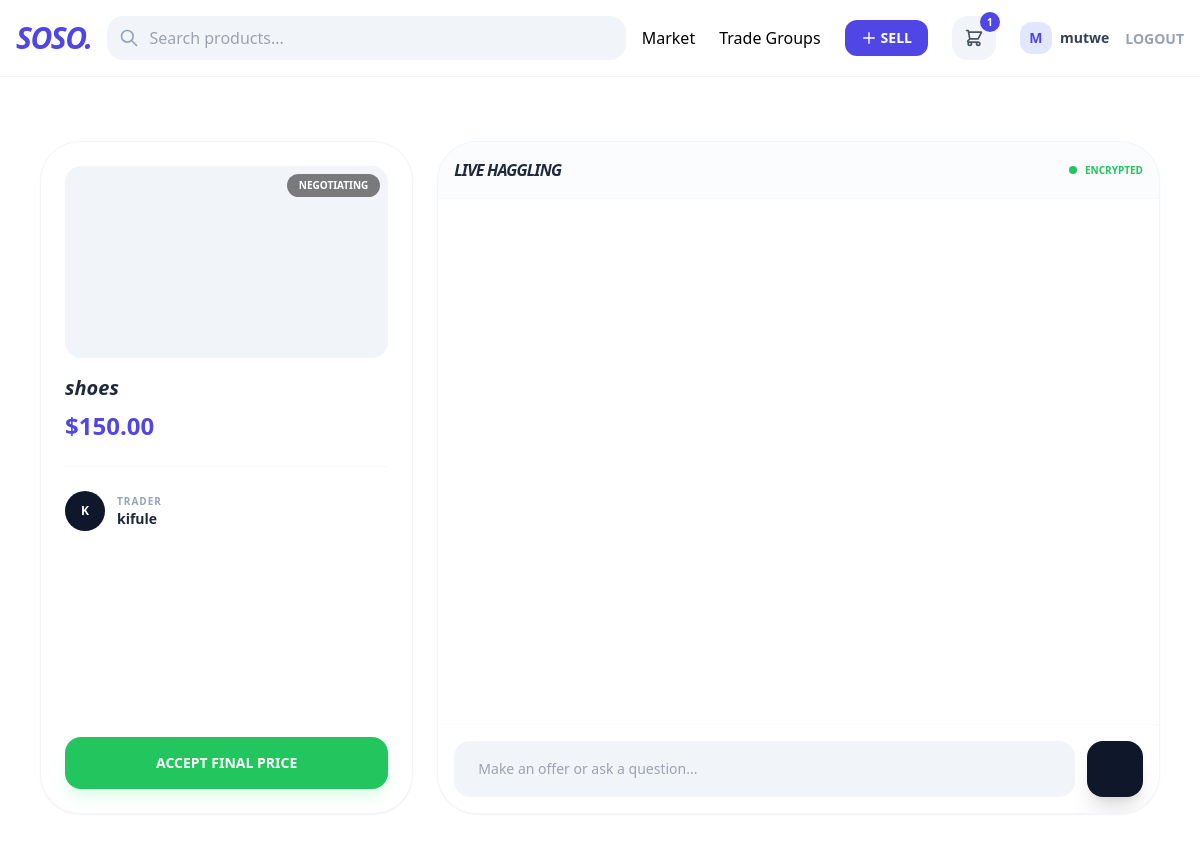
Page /negotiate/7/ (signed in) on the earlier database version.
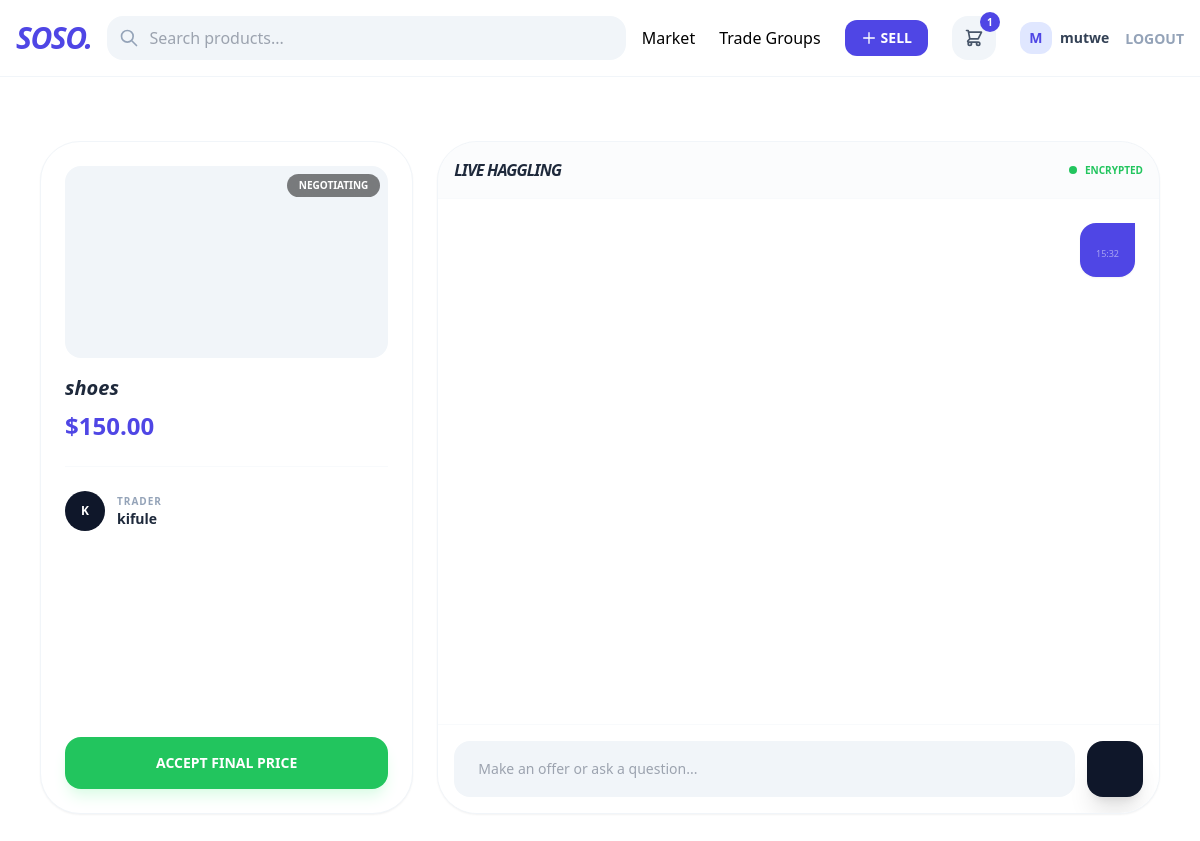
Same page on the later database version.
### core/models.py (models this page shows)
class Message(models.Model):
    conversation = models.ForeignKey(Conversation, on_delete=models.CASCADE, related_name='messages', null=True)
    sender = models.ForeignKey(User, on_delete=models.CASCADE, null=True)
    text = models.TextField()
    is_offer = models.BooleanField(default=False)
    offered_price = models.DecimalField(max_digits=12, decimal_places=2, null=True, blank=True)
    offer_accepted = models.BooleanField(default=False)
    timestamp = models.DateTimeField(auto_now_add=True)

### core/views.py (the view)
# urls.py: path('negotiate/<int:pk>/', views.negotiate, name='negotiate'),
@login_required
def negotiate(request, pk):
    listing = get_object_or_404(Listing, pk=pk)
    if request.user == listing.trader:
        return redirect('core:product_detail', pk=pk)
    conversation, created = Conversation.objects.get_or_create(
        buyer=request.user,
        trader=listing.trader,
        listing=listing
    )
    messages = Message.objects.filter(conversation=conversation).order_by('timestamp')
    return render(request, 'core/chat.html', {
        'conversation': conversation,
        'listing': listing,
        'messages': messages
    })

### core/context_processors.py (called while the page is built)
def soso_global_data(request):
    categories = Category.objects.filter(parent=None).prefetch_related('children')
    cart_count = 0
    session_key = request.session.session_key
    if request.user.is_authenticated:
        cart, _ = Cart.objects.get_or_create(user=request.user)
    elif session_key:
        cart, _ = Cart.objects.get_or_create(session_key=session_key)
    else:
        cart = None
    if cart:
        cart_count = cart.items.count()
    return {
        'nav_categories': categories,
        'cart_count': cart_count
    }

### templates/core/chat.html (shortened to what this page needs)
{% extends 'core/base.html' %}
{% block content %}
<div class="max-w-6xl mx-auto px-4 py-8 h-[85vh] flex flex-col md:flex-row gap-6">
    <div class="md:w-1/3 bg-white rounded-[2.5rem] border border-slate-100 p-6 flex flex-col shadow-sm">
        <div class="relative h-48 rounded-2xl overflow-hidden mb-4 bg-slate-100">
            <div class="absolute top-2 right-2 bg-black/50 backdrop-blur-md text-white text-[10px] px-3 py-1 rounded-full font-bold uppercase">
                Negotiating
            </div>
        </div>
        <h2 class="text-xl font-black text-slate-800 italic">{{ conversation.listing.title }}</h2>
        <p class="text-indigo-600 font-black text-2xl mt-2">${{ conversation.listing.price }}</p>
        <hr class="my-6 border-slate-50">
        <div class="flex items-center gap-3">
            <div class="w-10 h-10 bg-slate-900 rounded-full flex items-center justify-center text-white font-bold text-xs">
                {{ conversation.trader.username|slice:":1"|upper }}
            </div>
            <div>
                <p class="text-[10px] font-bold text-slate-400 uppercase tracking-widest">Trader</p>
                <p class="font-bold text-sm text-slate-800">{{ conversation.trader.username }}</p>
            </div>
        </div>
        <div class="mt-auto pt-6">
            <button class="w-full bg-green-500 text-white py-4 rounded-2xl font-black text-sm hover:bg-green-600 transition shadow-lg shadow-green-100">
                ACCEPT FINAL PRICE
            </button>
        </div>
    </div>
    <div class="flex-1 bg-white rounded-[2.5rem] border border-slate-100 shadow-sm flex flex-col overflow-hidden">
        <div class="p-4 border-b border-slate-50 flex items-center justify-between bg-slate-50/50">
            <h3 class="font-black italic text-slate-800 uppercase tracking-tighter">Live Haggling</h3>
            <span class="flex items-center gap-2 text-[10px] font-bold text-green-500 uppercase">
                <span class="w-2 h-2 bg-green-500 rounded-full animate-ping"></span> Encrypted
            </span>
        </div>
        <div id="chat-log" class="flex-1 overflow-y-auto p-6 space-y-4">
            {% for message in conversation.messages.all %}
                <div class="flex {% if message.sender == request.user %}justify-end{% endif %}">
                    <div class="max-w-[80%] p-4 rounded-2xl shadow-sm {% if message.sender == request.user %}bg-indigo-600 text-white rounded-tr-none{% else %}bg-slate-100 text-slate-800 rounded-tl-none{% endif %}">
                        <p class="text-[9px] mt-2 opacity-50 text-right">{{ message.timestamp|date:"H:i" }}</p>
                    </div>
                </div>
            {% endfor %}
        </div>
        <div class="p-4 bg-white border-t border-slate-50 flex gap-3">
            <input id="chat-message-input" type="text"
                   class="flex-1 bg-slate-100 border-none rounded-2xl px-6 py-4 outline-none focus:ring-2 focus:ring-indigo-500 transition text-sm"
                   placeholder="Make an offer or ask a question...">
            <button id="chat-message-submit" class="bg-slate-900 text-white w-14 h-14 rounded-2xl flex items-center justify-center hover:bg-indigo-600 transition shadow-xl">
            </button>
        </div>
    </div>
</div>
{% endblock %}

Differences in the rows shown:
added Message: timestamp "15:32"
